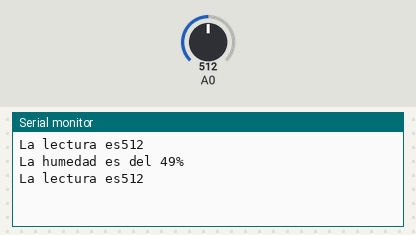
A sketch run on a simulated Arduino Uno, built with avr-gcc and run on an emulated ATmega328P. Shown: the last lines printed to the serial monitor. The test bench sets the inputs (shaded band); at power-on: A0 = 512.

Above: at 1.8 s.
1.9 s: A0 set to 716
At 2.8 s:
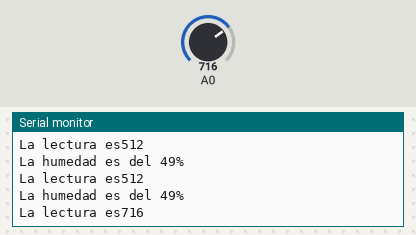
3.4 s: A0 set to 900
At 4.6 s:
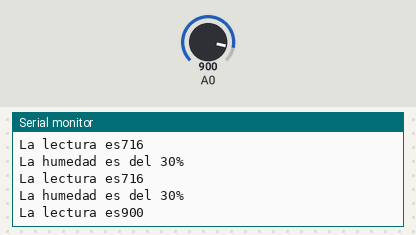
Timing chart, 0 to 6.4 s (numbered marks = the images above; inputs shaded):
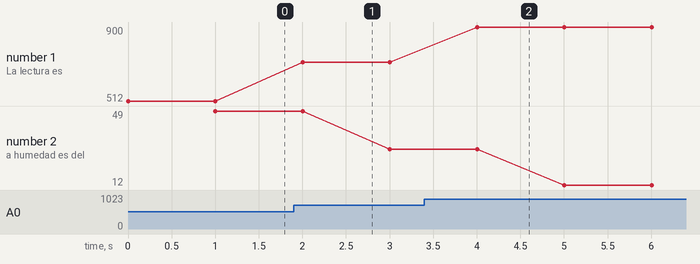

Measured:
- after the input at 1.9 s, the serial monitor: prints a new line after 0.10 s (image 1)
- after the input at 3.4 s, the serial monitor: prints a new line after 0.61 s (image 2)
- plotted number 1: 512 → 716 after the input at 1.9 s, 716 → 900 after the input at 3.4 s
- plotted number 2: 49 → 30 after the input at 1.9 s, 30 → 12 after the input at 3.4 s

The sketch:

medirhumedad.ino
```cpp
/*const int sensorPin = 2;

void setup()
{
   Serial.begin(9600);
   pinMode(sensorPin, INPUT);
}

void loop()
{
   int humedad = digitalRead(sensorPin);

   if (humedad == HIGH)
   {
      Serial.println("El estado de la humedad esta en alto");

   }
   delay(1000);
}*/

void setup()
{
   Serial.begin(115200);
}
void loop()
{
  int lectura = analogRead(A0);
  Serial.print("La lectura es");
  Serial.println(lectura);
  delay(1000);
  int lecturaPorcentaje = map(lectura,1023,0,0,100);
  Serial.print("La humedad es del ");
  Serial.print(lecturaPorcentaje);
  Serial.println("%");

}
```
